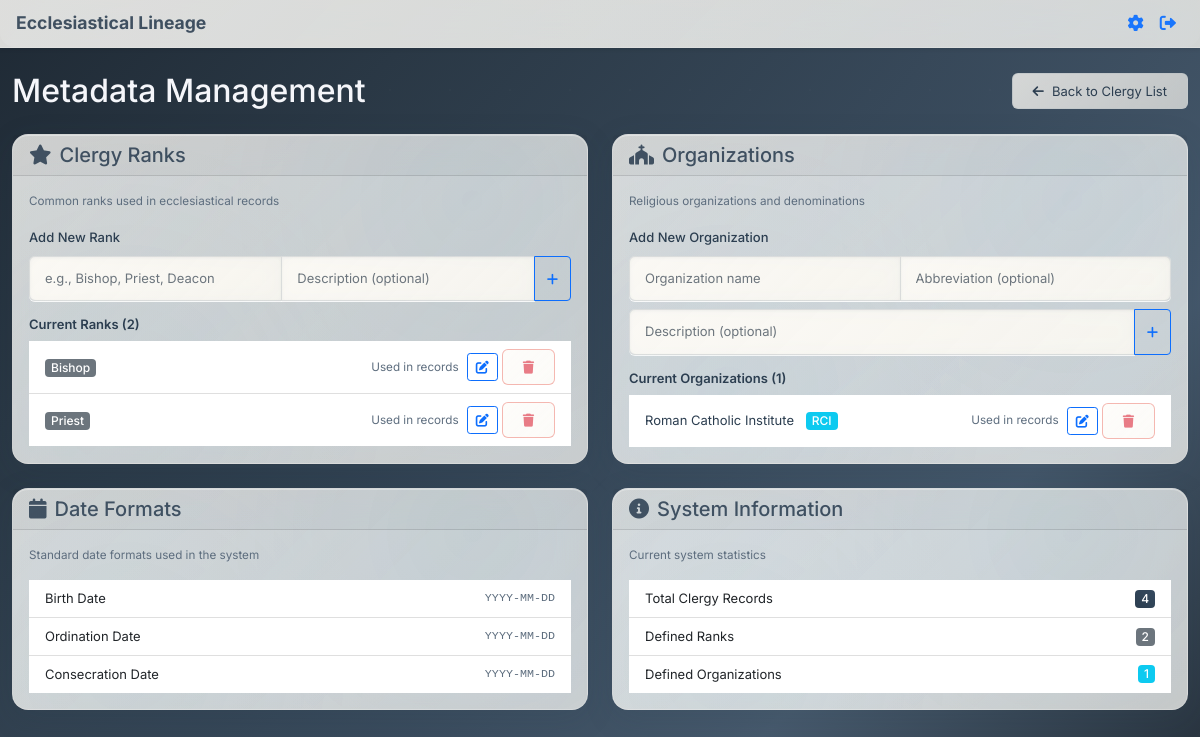
Page /metadata (signed in) on the earlier database version.
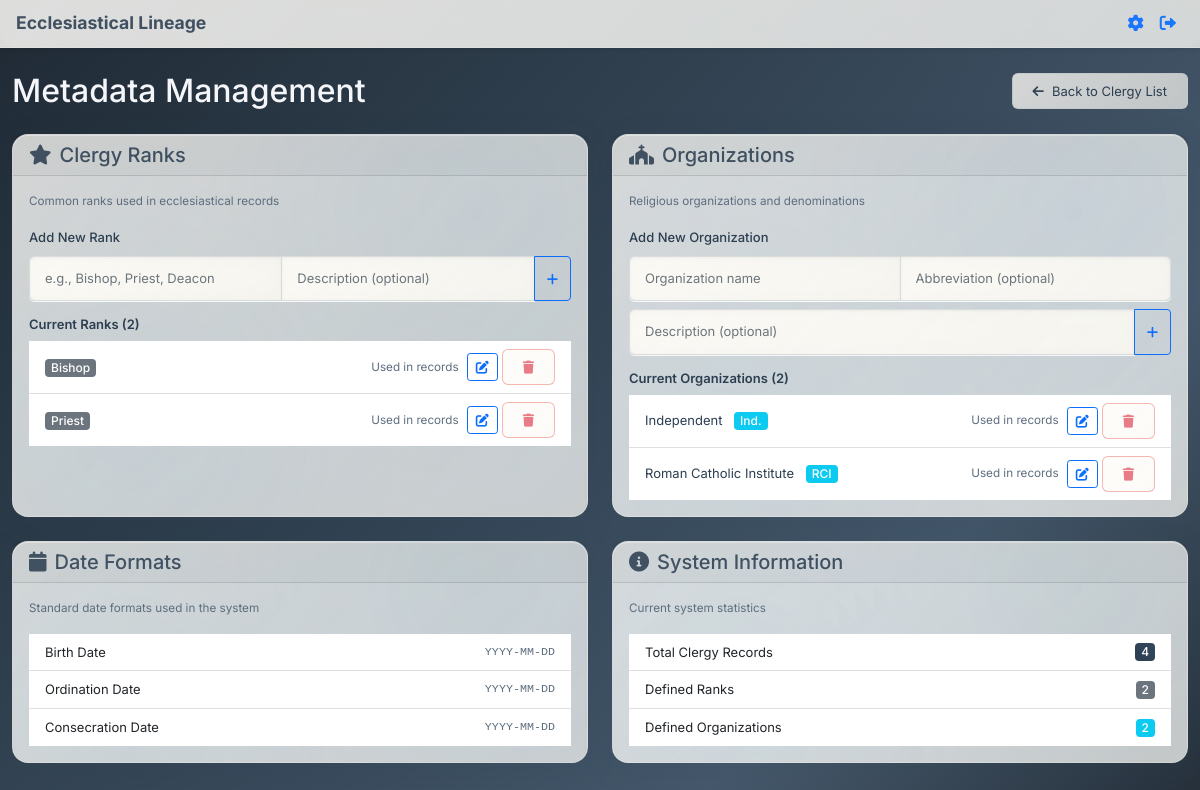
Same page on the later database version.
### app.py (models this page shows, shortened)
class Rank(db.Model):
    id = db.Column(db.Integer, primary_key=True)
    name = db.Column(db.String(100), unique=True, nullable=False)
    description = db.Column(db.Text)
    created_at = db.Column(db.DateTime, default=datetime.utcnow)

class Organization(db.Model):
    id = db.Column(db.Integer, primary_key=True)
    name = db.Column(db.String(200), unique=True, nullable=False)
    abbreviation = db.Column(db.String(20), unique=True)  # Short code for the organization
    description = db.Column(db.Text)
    created_at = db.Column(db.DateTime, default=datetime.utcnow)

### app.py (the view)
@app.route('/metadata')
def metadata():
    if 'user_id' not in session:
        flash('Please log in to access metadata.', 'error')
        return redirect(url_for('login'))
    ranks = Rank.query.order_by(Rank.name).all()
    organizations = Organization.query.order_by(Organization.name).all()
    clergy_ranks = db.session.query(Clergy.rank).distinct().filter(Clergy.rank.isnot(None)).all()
    clergy_organizations = db.session.query(Clergy.organization).distinct().filter(Clergy.organization.isnot(None)).all()
    clergy_rank_list = [rank[0] for rank in clergy_ranks]
    clergy_organization_list = [org[0] for org in clergy_organizations]
    return render_template('metadata.html',
                         ranks=ranks,
                         organizations=organizations,
                         clergy_ranks=clergy_rank_list,
                         clergy_organizations=clergy_organization_list)

### templates/metadata.html (shortened to what the changed rows need)
{% extends "base.html" %}
{% block full_content %}
    <div class="container mt-4">
        <div class="d-flex justify-content-between align-items-center mb-4">
            <h1 class="h2 mb-0">Metadata Management</h1>
        </div>
        <div class="row">
            <div class="col-md-6 mb-4">
                <div class="card h-100">
                    <div class="card-body">
                        <div class="rank-list">
                            {% if ranks %}
                                <div class="list-group list-group-flush" id="ranks-list">
                                    {% for rank in ranks %}
                                    <div class="list-group-item d-flex justify-content-between align-items-center py-2" data-rank-id="{{ rank.id }}">
                                        <div>
                                            <span class="badge bg-secondary">{{ rank.name }}</span>
                                        </div>
                                        <div class="d-flex align-items-center">
                                            {% if rank.name in clergy_ranks %}
                                                <small class="text-muted me-2">Used in records</small>
                                            {% endif %}
                                            <button class="btn btn-sm btn-outline-primary me-1" onclick="editRank({{ rank.id }}, '{{ rank.name }}', '{{ rank.description or '' }}')" title="Edit rank">
                                                <i class="fas fa-edit"></i>
                                            </button>
                                            <button class="btn btn-sm btn-outline-danger" onclick="deleteRank({{ rank.id }}, '{{ rank.name }}')"
                                                    {% if rank.name in clergy_ranks %}disabled title="Cannot delete - used in clergy records"{% endif %}>
                                                <i class="fas fa-trash"></i>
                                            </button>
                                        </div>
                                    </div>
                                    {% endfor %}
                                </div>
                            {% else %}
                                <p class="text-muted">No ranks defined yet. Add your first rank above.</p>
                            {% endif %}
                        </div>
                    </div>
                </div>
            </div>
            <div class="col-md-6 mb-4">
                <div class="card h-100">
                    <div class="card-body">
                        <div class="organization-list">
                            <h6 class="mb-2">Current Organizations ({{ organizations|length }})</h6>
                            {% if organizations %}
                                <div class="list-group list-group-flush" id="organizations-list">
                                    {% for organization in organizations %}
                                    <div class="list-group-item d-flex justify-content-between align-items-center py-2" data-org-id="{{ organization.id }}">
                                        <div>
                                            <span class="text-primary">{{ organization.name }}</span>
                                            {% if organization.abbreviation %}
                                                <span class="badge bg-info ms-2">{{ organization.abbreviation }}</span>
                                            {% endif %}
                                        </div>
                                        <div class="d-flex align-items-center">
                                            {% if organization.name in clergy_organizations %}
                                                <small class="text-muted me-2">Used in records</small>
                                            {% endif %}
                                            <button class="btn btn-sm btn-outline-primary me-1" onclick="editOrganization({{ organization.id }}, '{{ organization.name }}', '{{ organization.abbreviation or '' }}', '{{ organization.description or '' }}')" title="Edit organization">
                                                <i class="fas fa-edit"></i>
                                            </button>
                                            <button class="btn btn-sm btn-outline-danger" onclick="deleteOrganization({{ organization.id }}, '{{ organization.name }}')"
                                                    {% if organization.name in clergy_organizations %}disabled title="Cannot delete - used in clergy records"{% endif %}>
                                                <i class="fas fa-trash"></i>
                                            </button>
                                        </div>
                                    </div>
                                    {% endfor %}
                                </div>
                            {% else %}
                                <p class="text-muted">No organizations defined yet. Add your first organization above.</p>
                            {% endif %}
                        </div>
                    </div>
                </div>
            </div>
        </div>
        <div class="row">
            <div class="col-md-6 mb-4">
                <div class="card">
                    <div class="card-body">
                        <div class="list-group list-group-flush">
                            <div class="list-group-item d-flex justify-content-between align-items-center py-2">
                                <span>Defined Organizations</span>
                                <span class="badge bg-info">{{ organizations|length }}</span>
                            </div>
                        </div>
                    </div>
                </div>
            </div>
        </div>
    </div>
{% endblock %}

Differences in the rows shown:
added Organization: name "Independent", abbreviation "Ind.", shows "Used in records"
Other differences:
{{ organizations|length }}: "1" → "2"
